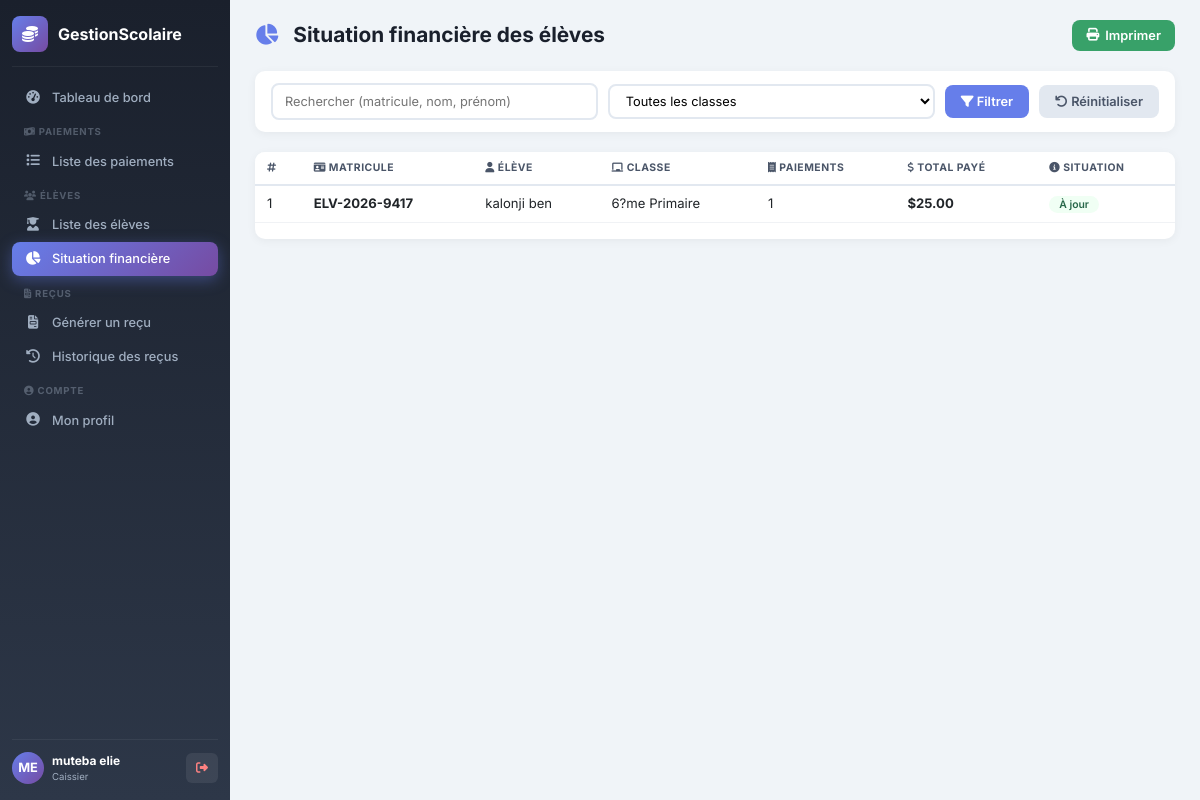
The page /caissier/eleves/situation_financiere.php (signed in) on the database its author committed.
### tables this page shows
CREATE TABLE `eleves` (
  `idEleve` int(11) NOT NULL,
  `matricule` varchar(30) NOT NULL,
  `nom` varchar(100) NOT NULL,
  `postNom` varchar(100) DEFAULT NULL,
  `prenom` varchar(100) DEFAULT NULL,
  `lieuNaissance` varchar(100) DEFAULT NULL,
  `sexe` enum('M','F') DEFAULT NULL,
  `dateNaissance` date DEFAULT NULL,
  `adresse` varchar(255) DEFAULT NULL,
  `telephone` varchar(20) DEFAULT NULL,
  `nomPere` varchar(100) DEFAULT NULL,
  `nomMere` varchar(100) DEFAULT NULL,
  `motDePasse` varchar(255) DEFAULT NULL,
  `idUtilisateur` int(11) DEFAULT NULL
);

### caissier/eleves/situation_financiere.php (the view, shortened to what this page needs)
<?php
$db = db();
$idEleve = isset($_GET['id']) ? intval($_GET['id']) : 0;
$search = isset($_GET['search']) ? trim($_GET['search']) : '';
$sql = "SELECT e.idEleve, e.matricule, e.nom, e.prenom, e.postNom,
               c.nomClasse, n.nomNiveau,
               (SELECT COUNT(*) FROM paiements p
                JOIN inscriptions i ON p.idInscription = i.idInscription
                WHERE i.idEleve = e.idEleve) as nb_paiements,
               (SELECT SUM(p.montantPaye) FROM paiements p
                JOIN inscriptions i ON p.idInscription = i.idInscription
                WHERE i.idEleve = e.idEleve) as total_paye,
               (SELECT SUM(f.montant) FROM frais f
                JOIN paiements p ON p.idFrais = f.idFrais
                JOIN inscriptions i ON p.idInscription = i.idInscription
                WHERE i.idEleve = e.idEleve) as total_du
        FROM eleves e
        LEFT JOIN inscriptions i ON i.idEleve = e.idEleve AND i.idAnnee = (SELECT idAnnee FROM annees_scolaires WHERE active = 1)
        LEFT JOIN classes c ON i.idClasse = c.idClasse
        LEFT JOIN niveaux n ON c.idNiveau = n.idNiveau
        WHERE 1=1";
$params = [];
$sql .= " GROUP BY e.idEleve ORDER BY e.nom ASC";
$stmt = $db->prepare($sql);
$stmt->execute($params);
$eleves = $stmt->fetchAll();
include __DIR__ . '/../../includes/header.php';
?>
<div class="app-layout">
    <div class="sidebar-caissier" id="sidebarCaissier">
        <div class="sidebar-logo">
            <div class="logo-icon"><i class="fas fa-coins"></i></div>
            <span>GestionScolaire</span>
        </div>
        <ul class="sidebar-menu">
            <li><a href="../dashboard.php"><i class="fas fa-tachometer-alt"></i> Tableau de bord</a></li>
            <li class="menu-section"><i class="fas fa-money-bill-wave"></i> Paiements</li>
            <li><a href="../paiements/index.php"><i class="fas fa-list"></i> Liste des paiements</a></li>
            <li class="menu-section"><i class="fas fa-users"></i> Élèves</li>
            <li><a href="index.php"><i class="fas fa-user-graduate"></i> Liste des élèves</a></li>
            <li><a href="situation_financiere.php" class="active"><i class="fas fa-chart-pie"></i> Situation financière</a></li>
            <li class="menu-section"><i class="fas fa-file-invoice"></i> Reçus</li>
            <li><a href="../recus/generer.php"><i class="fas fa-file-invoice"></i> Générer un reçu</a></li>
            <li><a href="../recus/historique.php"><i class="fas fa-history"></i> Historique des reçus</a></li>
            <li class="menu-section"><i class="fas fa-user-circle"></i> Compte</li>
            <li><a href="../profil/index.php"><i class="fas fa-user-circle"></i> Mon profil</a></li>
        </ul>
        <div class="sidebar-footer">
            <div class="user-info">
                <div class="avatar"><?php echo strtoupper(substr($_SESSION['prenom'] ?? 'C', 0, 1) . substr($_SESSION['nom'] ?? 'A', 0, 1)); ?></div>
                <div>
                    <strong><?php echo $_SESSION['prenom'] ?? 'Caissier'; ?> <?php echo $_SESSION['nom'] ?? ''; ?></strong>
                    <span><?php echo $_SESSION['role'] ?? 'Caissier'; ?></span>
                </div>
            </div>
            <a href="../../logout.php" class="btn-logout" title="Déconnexion">
                <i class="fas fa-sign-out-alt"></i>
            </a>
        </div>
    </div>
    <div class="main-content">
        <div class="page-header">
            <h2>
                <i class="fas fa-chart-pie"></i>
                Situation financière des élèves
            </h2>
            <div class="header-right">
                <button class="btn-print" onclick="imprimer()">
                    <i class="fas fa-print"></i> Imprimer
                </button>
            </div>
        </div>
        <form method="GET" action="" class="filters">
            <input type="text" name="search" placeholder="Rechercher (matricule, nom, prénom)"
                   value="<?php echo htmlspecialchars($search); ?>">
            <select name="classe">
                <option value="">Toutes les classes</option>
            </select>
            <button type="submit" class="btn-filter"><i class="fas fa-filter"></i> Filtrer</button>
            <a href="situation_financiere.php" class="btn-reset"><i class="fas fa-undo"></i> Réinitialiser</a>
        </form>
        <div class="table-container" id="tableContainer">
            <div class="table-responsive">
                <table class="table" id="situationTable">
                    <thead>
                        <tr>
                            <th><i class="fas fa-hashtag"></i></th>
                            <th><i class="fas fa-id-card"></i> Matricule</th>
                            <th><i class="fas fa-user"></i> Élève</th>
                            <th><i class="fas fa-chalkboard"></i> Classe</th>
                            <th><i class="fas fa-receipt"></i> Paiements</th>
                            <th><i class="fas fa-dollar-sign"></i> Total payé</th>
                            <th><i class="fas fa-info-circle"></i> Situation</th>
                        </tr>
                    </thead>
                    <tbody>
                        <?php if (empty($eleves)): ?>
                            <tr>
                                <td colspan="7">
                                    <div class="empty-state">
                                        <i class="fas fa-inbox"></i>
                                        <p>Aucun élève trouvé</p>
                                    </div>
                                </td>
                            </tr>
                        <?php else: ?>
                            <?php foreach ($eleves as $index => $e):
                                $total_paye = $e['total_paye'] ?? 0;
                                $total_du = $e['total_du'] ?? 0;
                                $solde = $total_du - $total_paye;
                                if ($solde <= 0) {
                                    $situation = 'À jour';
                                    $situation_class = 'a_jour';
                                } elseif ($solde > 0 && $e['nb_paiements'] > 0) {
                                    $situation = 'Partiel';
                                    $situation_class = 'partiel';
                                } else {
                                    $situation = 'Aucun paiement';
                                    $situation_class = 'retard';
                                }
                            ?>
                                <tr onclick="window.location.href='situation_financiere.php?id=<?php echo $e['idEleve']; ?>'"
                                    class="<?php echo $idEleve == $e['idEleve'] ? 'active' : ''; ?>">
                                    <td><?php echo $index + 1; ?></td>
                                    <td><strong><?php echo htmlspecialchars($e['matricule']); ?></strong></td>
                                    <td><?php echo htmlspecialchars($e['nom'] . ' ' . $e['prenom']); ?></td>
                                    <td><?php echo htmlspecialchars($e['nomClasse'] ?? 'Non inscrit'); ?></td>
                                    <td><?php echo $e['nb_paiements'] ?? 0; ?></td>
                                    <td><strong>$<?php echo number_format($total_paye, 2); ?></strong></td>
                                    <td>
                                        <span class="badge-situation <?php echo $situation_class; ?>">
                                            <?php echo $situation; ?>
                                        </span>
                                    </td>
                                </tr>
                            <?php endforeach; ?>
                        <?php endif; ?>
                    </tbody>
                </table>
            </div>
        </div>
        <?php include __DIR__ . '/../../includes/footer.php'; ?>
</body>
</html>

### assets/css/style.css (style rules this page uses)
* { margin: 0; padding: 0; box-sizing: border-box; }
body { font-family: 'Inter', -apple-system, BlinkMacSystemFont, sans-serif; background: #f8fafc; overflow-x: hidden; }
.main-content { margin-left: 280px; min-height: 100vh; padding: 20px 30px; }

### rows shown on the page
eleves: matricule "ELV-2026-9417", nom+prenom "kalonji ben", nomClasse "6?me Primaire", nb_paiements "1", total_paye "25.00", situation "À jour"

### other values the page prints
$_SESSION['prenom'] "muteba"
$_SESSION['nom'] "elie"
$_SESSION['role'] "Caissier"
